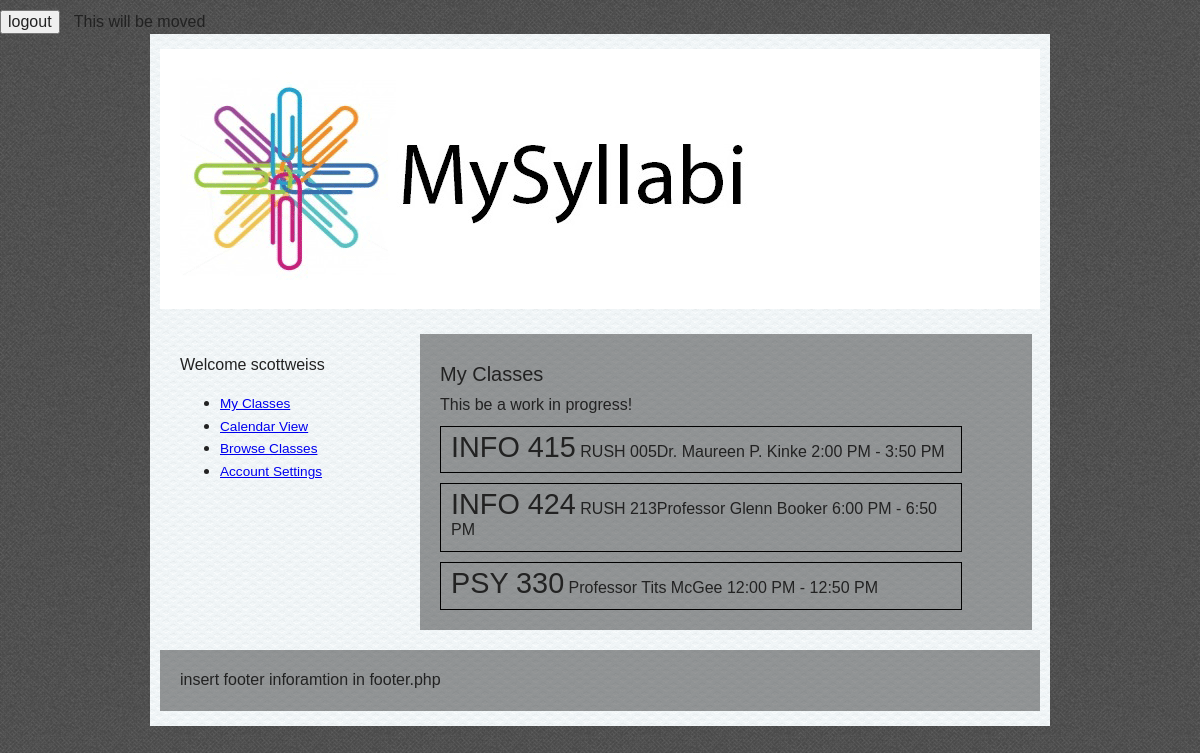
The page /myClasses.php (signed in) on the database its author committed.
### tables this page shows
CREATE TABLE IF NOT EXISTS `classes` (
  `ID` int(10) NOT NULL AUTO_INCREMENT,
  `creatorID` int(10) NOT NULL,
  `name` varchar(12) NOT NULL,
  `section` int(5) NOT NULL,
  `startTime` time NOT NULL,
  `endTime` time NOT NULL,
  `professor` varchar(40) NOT NULL,
  `description` varchar(1000) DEFAULT NULL,
  `officeHoursStart` time DEFAULT NULL,
  `officeHoursEnd` time DEFAULT NULL,
  `officeHoursLocation` varchar(40) DEFAULT NULL,
  `classLocation` varchar(40) DEFAULT NULL,
  `CRN` int(5) DEFAULT NULL,
  PRIMARY KEY (`ID`)
);

### myClasses.php (the view, shortened to what this page needs)
<!DOCTYPE html>
            <?php
            include ("header.php");
            include 'php/connect.php'
            ?>
    <div id="mainContent">
        <div id="sideBar">
             <?php
             echo "Welcome " . $_SESSION["username"];
            include ("userNav.php");
             ?>
        </div>
        <div id="content" class="stiched">
           <div class="contentHead">My Classes</div>  This be a work in progress!
           <?php
    $result = mysqli_query($con,"SELECT *, TIME_FORMAT(startTime, '%l:%i %p') as 'ampmStartTime', TIME_FORMAT(endTime, '%l:%i %p') as 'ampmEndTime' FROM classes");
while($row = mysqli_fetch_array($result))
  {
  echo "<div class='class'>";
  echo "<span class='clName'>" . $row['name'] . "</span> " . $row['classLocation'];
  echo $row['professor'] . " " . $row['ampmStartTime']. " - " .  $row['ampmEndTime'] ;
  echo "</div>";
  }
           ?>
        </div>
        <div class="clearfix"></div>
    </div>
        <?php
            include ("footer.php");
        ?>
        </div>
    </body>
</html>

### header.php (shortened to what this page needs)
<?php
if (!isset($_SESSION['username'])&& $index != true) {
    header('Location: index.php');
    exit();
}
elseif (!isset($index)){
echo "<input type='button' onclick='location.href=\"logout.php\"' value='logout'> This will be moved";
}
?><head>
        <link rel="stylesheet" href="css/normalize.css">
        <link rel="stylesheet" href="css/main.css">
    </head>
    <body>
        <div id="main">
<div id="header" class="stiched">
    <div id="logodiv">
        <div id="logo"></div>
        <div id="logoText"></div>
    </div>
</div>

### userNav.php
<ul>
	<li><a href="myClasses.php">My Classes</a></li>
	<li><a href="#">Calendar View</a></li>
	<li><a href="browseClasses.php">Browse Classes</a></li>
	<li><a href="#">Account Settings</a></li>
</ul>

### footer.php
<footer class="stiched">insert footer inforamtion in footer.php</footer>

### css/main.css (style rules this page uses)
html, button, input, select, textarea { color: #222; }
html, body { height: 100%; background-image: url("../img/tweed.png"); }
body { font-size: 1em; line-height: 1.4; background-color: #866; background-image: url("../img/tweed.png"); }
#header { margin-bottom: 15px; background-color: white; }
#logodiv { background-color: white; width: 100%; }
#logo { height:220px; width: 217px; background-image: url("../img/goodMySyllabi_Logo.gif"); float: left; }
#logoText { height:220px; width: 355px; background-image: url("../img/goodMySyllabi_Text.gif"); float: left; }
#main { width: 900px; margin: 0 auto; background-color: rgba(248,248,255,.7); background-image: url("../img/polaroid.png"); padding: 5px 0px; }
#sideBar { width: 200px; float: left; padding: 20px; margin: 10px; }
#sideBar a { font-size: .85em; }
#content { width: 572px; float: left; }
select, button, input { margin: 10px 10px 0px 0px; }
.contentHead { width:auto; text-align: left; font-size: 20px; padding: 10px 0px; }
.stiched { padding: 20px; margin: 10px; font-weight: bold; line-height: 1.3em; font-weight: normal; background: rgba(0, 0, 0, 0.4) }
.class { width: 500px; padding: 10px; border: solid 1px black; margin-top: 10px; }
.clName { font-size: 1.8em; }
.clearfix:before, .clearfix:after { content: " "; display: table; }
.clearfix:after { clear: both; }
.clearfix { *zoom: 1; }

### rows shown on the page
classes: name "INFO 415", classLocation "RUSH 005", professor "Dr. Maureen P. Kinke", ampmStartTime "2:00 PM", ampmEndTime "3:50 PM"
classes: name "INFO 424", classLocation "RUSH 213", professor "Professor Glenn Booker", ampmStartTime "6:00 PM", ampmEndTime "6:50 PM"
classes: name "PSY 330", professor "Professor Tits McGee", ampmStartTime "12:00 PM", ampmEndTime "12:50 PM"

### other values the page prints
$_SESSION["username"] "scottweiss"
